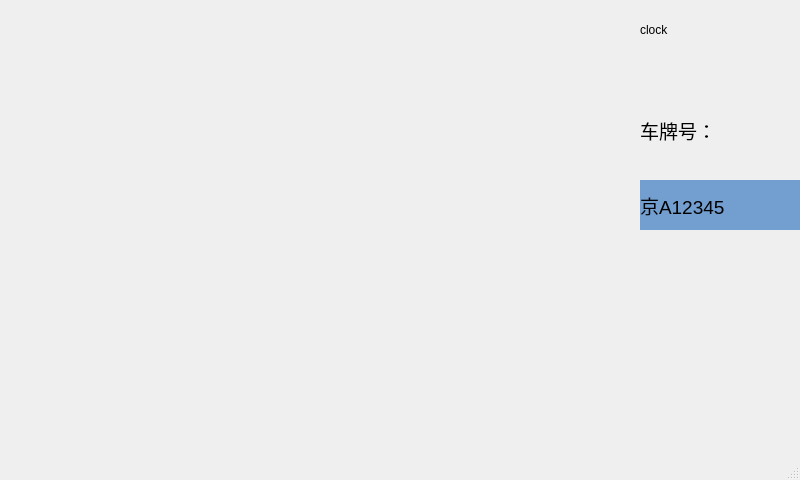
<?xml version="1.0" encoding="UTF-8"?>
<ui version="4.0">
 <class>MainWindow</class>
 <widget class="QMainWindow" name="MainWindow">
  <property name="geometry">
   <rect>
    <x>0</x>
    <y>0</y>
    <width>800</width>
    <height>480</height>
   </rect>
  </property>
  <property name="windowTitle">
   <string>MainWindow</string>
  </property>
  <widget class="QWidget" name="centralwidget">
   <widget class="QLabel" name="videoLab">
    <property name="geometry">
     <rect>
      <x>0</x>
      <y>0</y>
      <width>640</width>
      <height>480</height>
     </rect>
    </property>
    <property name="text">
     <string/>
    </property>
    <property name="pixmap">
     <pixmap>resource/background.png</pixmap>
    </property>
   </widget>
   <widget class="QLabel" name="clockLab">
    <property name="geometry">
     <rect>
      <x>640</x>
      <y>0</y>
      <width>160</width>
      <height>60</height>
     </rect>
    </property>
    <property name="text">
     <string>clock</string>
    </property>
   </widget>
   <widget class="QLabel" name="label">
    <property name="geometry">
     <rect>
      <x>640</x>
      <y>110</y>
      <width>91</width>
      <height>41</height>
     </rect>
    </property>
    <property name="font">
     <font>
      <pointsize>14</pointsize>
     </font>
    </property>
    <property name="text">
     <string>车牌号：</string>
    </property>
   </widget>
   <widget class="QLabel" name="carplateLab">
    <property name="geometry">
     <rect>
      <x>640</x>
      <y>180</y>
      <width>160</width>
      <height>50</height>
     </rect>
    </property>
    <property name="font">
     <font>
      <pointsize>14</pointsize>
     </font>
    </property>
    <property name="cursor">
     <cursorShape>ArrowCursor</cursorShape>
    </property>
    <property name="styleSheet">
     <string notr="true">background-color: rgb(114, 159, 207);</string>
    </property>
    <property name="text">
     <string>京A12345</string>
    </property>
   </widget>
  </widget>
  <widget class="QMenuBar" name="menubar">
   <property name="geometry">
    <rect>
     <x>0</x>
     <y>0</y>
     <width>800</width>
     <height>22</height>
    </rect>
   </property>
  </widget>
  <widget class="QStatusBar" name="statusbar"/>
 </widget>
 <resources/>
 <connections/>
</ui>
